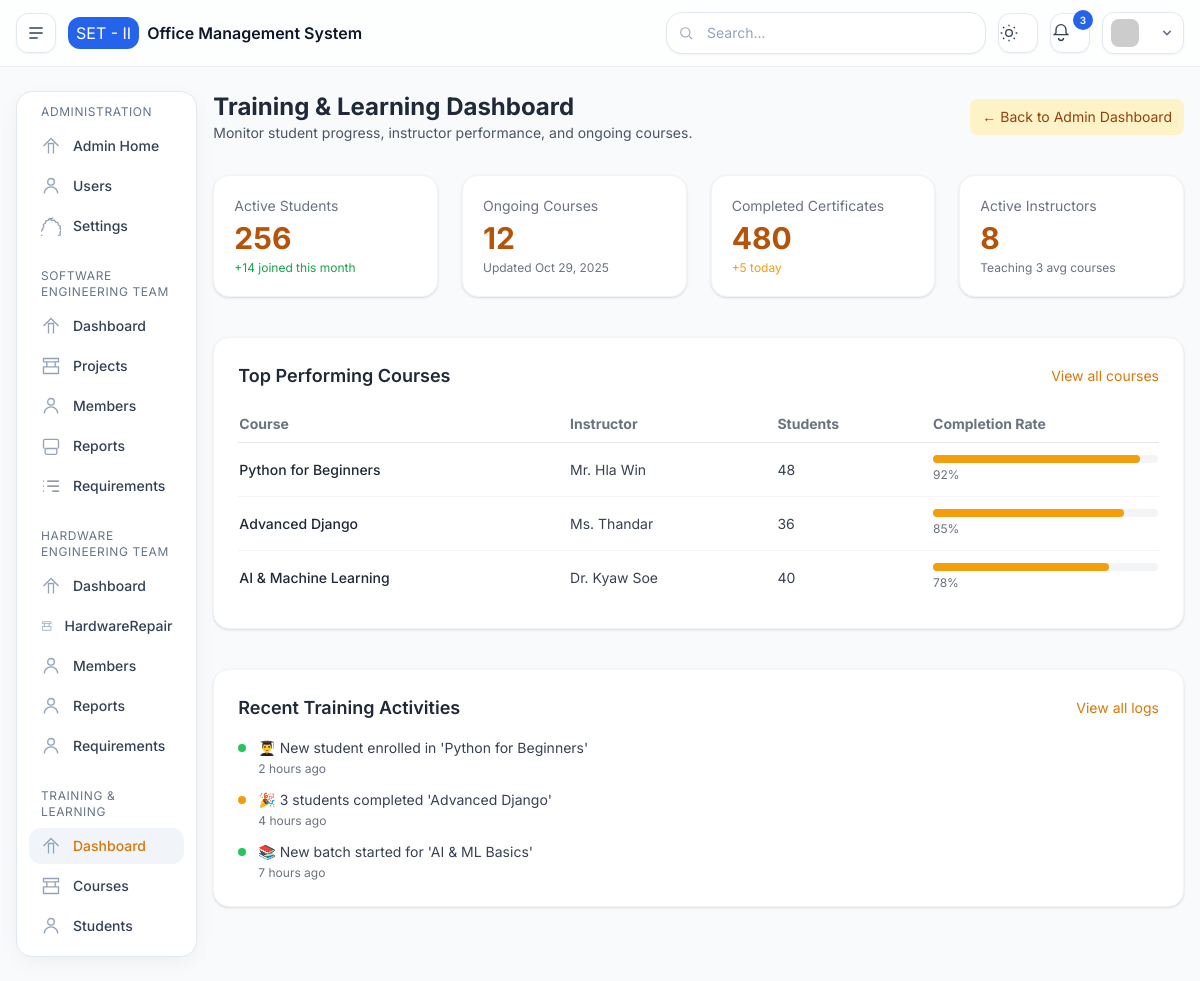
The page /training/ on the database its author committed.
### base/models.py (models this page shows, shortened)
class SystemSettings(models.Model):
    system_name = models.CharField(max_length=100, default="Engineering Management Dashboard")
    organization = models.CharField(max_length=100, default="Software Engineering Team II")
    email_notifications = models.BooleanField(default=True)
    system_warnings = models.BooleanField(default=True)
    weekly_reports = models.BooleanField(default=False)
    session_timeout = models.PositiveIntegerField(default=30)
    updated_at = models.DateTimeField(auto_now=True)

### training/views.py (the view)
# urls.py: path('', views.dashboard, name='het.index'),
def index(request):
    context = {
        "active_menu": "training_index",
        "active_students": 256,
        "new_students_this_month": 14,
        "ongoing_courses": 12,
        "certificates_issued": 480,
        "new_certificates_today": 5,
        "active_instructors": 8,
        "courses_per_instructor": 3,
        "last_course_update": timezone.now() - timedelta(days=1),
        "top_courses": [
            {"name": "Python for Beginners", "instructor": "Mr. Hla Win", "students": 48, "completion_rate": 92},
            {"name": "Advanced Django", "instructor": "Ms. Thandar", "students": 36, "completion_rate": 85},
            {"name": "AI & Machine Learning", "instructor": "Dr. Kyaw Soe", "students": 40, "completion_rate": 78},
        ],
        "recent_activities": [
            {"type": "enroll", "message": "👨‍🎓 New student enrolled in 'Python for Beginners'", "timestamp": timezone.now() - timedelta(hours=2)},
            {"type": "complete", "message": "🎉 3 students completed 'Advanced Django'", "timestamp": timezone.now() - timedelta(hours=4)},
            {"type": "enroll", "message": "📚 New batch started for 'AI & ML Basics'", "timestamp": timezone.now() - timedelta(hours=7)},
        ],
    }
    return render(request, "pages/training/index.html", context)

### templates/pages/training/index.html
{% extends 'layouts/main.html' %}
{% block content %}
<div class="flex justify-between items-center mb-8">
  <div>
    <h1 class="text-2xl font-bold text-gray-800 dark:text-gray-100">
      Training & Learning Dashboard
    </h1>
    <p class="text-gray-600 dark:text-gray-400 text-sm">
      Monitor student progress, instructor performance, and ongoing courses.
    </p>
  </div>
  <a href="{% url 'dashboard' %}"
     class="text-sm bg-amber-100 text-amber-800 dark:bg-amber-900/40 dark:text-amber-300 px-3 py-2 rounded-lg hover:bg-amber-200 dark:hover:bg-amber-800/70 transition">
    ← Back to Admin Dashboard
  </a>
</div>
<section class="grid grid-cols-1 sm:grid-cols-2 lg:grid-cols-4 gap-6 mb-10">
  <div class="bg-white dark:bg-gray-900 p-5 rounded-2xl shadow border border-gray-100 dark:border-gray-800">
    <h3 class="text-sm text-gray-500 dark:text-gray-400">Active Students</h3>
    <div class="text-3xl font-bold text-amber-700 dark:text-amber-400 mt-1">{{ active_students }}</div>
    <p class="text-xs text-green-600 dark:text-green-400 mt-1">+{{ new_students_this_month }} joined this month</p>
  </div>
  <div class="bg-white dark:bg-gray-900 p-5 rounded-2xl shadow border border-gray-100 dark:border-gray-800">
    <h3 class="text-sm text-gray-500 dark:text-gray-400">Ongoing Courses</h3>
    <div class="text-3xl font-bold text-amber-700 dark:text-amber-400 mt-1">{{ ongoing_courses }}</div>
    <p class="text-xs text-gray-500 dark:text-gray-400 mt-1">Updated {{ last_course_update|date:"M j, Y" }}</p>
  </div>
  <div class="bg-white dark:bg-gray-900 p-5 rounded-2xl shadow border border-gray-100 dark:border-gray-800">
    <h3 class="text-sm text-gray-500 dark:text-gray-400">Completed Certificates</h3>
    <div class="text-3xl font-bold text-amber-700 dark:text-amber-400 mt-1">{{ certificates_issued }}</div>
    <p class="text-xs text-amber-500 dark:text-amber-300 mt-1">+{{ new_certificates_today }} today</p>
  </div>
  <div class="bg-white dark:bg-gray-900 p-5 rounded-2xl shadow border border-gray-100 dark:border-gray-800">
    <h3 class="text-sm text-gray-500 dark:text-gray-400">Active Instructors</h3>
    <div class="text-3xl font-bold text-amber-700 dark:text-amber-400 mt-1">{{ active_instructors }}</div>
    <p class="text-xs text-gray-500 dark:text-gray-400 mt-1">Teaching {{ courses_per_instructor }} avg courses</p>
  </div>
</section>
<section class="bg-white dark:bg-gray-900 rounded-2xl shadow border border-gray-100 dark:border-gray-800 p-6 mb-10">
  <div class="flex justify-between items-center mb-4">
    <h2 class="text-lg font-semibold text-gray-800 dark:text-gray-100">Top Performing Courses</h2>
    <a href="#" class="text-sm text-amber-600 dark:text-amber-400 hover:underline">View all courses</a>
  </div>
  <div class="overflow-x-auto">
    <table class="min-w-full text-sm">
      <thead class="border-b border-gray-200 dark:border-gray-700 text-gray-500 dark:text-gray-400">
        <tr>
          <th class="py-2 pr-4 text-left">Course</th>
          <th class="py-2 pr-4 text-left">Instructor</th>
          <th class="py-2 pr-4 text-left">Students</th>
          <th class="py-2 text-left">Completion Rate</th>
        </tr>
      </thead>
      <tbody class="divide-y divide-gray-100 dark:divide-gray-800">
        {% for course in top_courses %}
        <tr class="hover:bg-gray-50 dark:hover:bg-gray-800/50 transition">
          <td class="py-3 pr-4 font-medium text-gray-800 dark:text-gray-200">{{ course.name }}</td>
          <td class="py-3 pr-4 text-gray-700 dark:text-gray-300">{{ course.instructor }}</td>
          <td class="py-3 pr-4 text-gray-700 dark:text-gray-300">{{ course.students }}</td>
          <td class="py-3">
            <div class="w-full bg-gray-100 dark:bg-gray-700 rounded-full h-2">
              <div class="bg-amber-500 dark:bg-amber-400 h-2 rounded-full" style="width: {{ course.completion_rate }}%"></div>
            </div>
            <span class="text-xs text-gray-500 dark:text-gray-400 mt-1 inline-block">{{ course.completion_rate }}%</span>
          </td>
        </tr>
        {% empty %}
        <tr><td colspan="4" class="text-center py-4 text-gray-500 dark:text-gray-400">No course data available.</td></tr>
        {% endfor %}
      </tbody>
    </table>
  </div>
</section>
<section class="bg-white dark:bg-gray-900 rounded-2xl shadow border border-gray-100 dark:border-gray-800 p-6">
  <div class="flex justify-between items-center mb-4">
    <h2 class="text-lg font-semibold text-gray-800 dark:text-gray-100">Recent Training Activities</h2>
    <a href="#" class="text-sm text-amber-600 dark:text-amber-400 hover:underline">View all logs</a>
  </div>
  <ul class="space-y-3 text-sm">
    {% for act in recent_activities %}
    <li class="flex items-start gap-3">
      <span class="h-2 w-2 mt-1.5 rounded-full
        {% if act.type == 'enroll' %}bg-green-500{% elif act.type == 'complete' %}bg-amber-500{% else %}bg-blue-500{% endif %}">
      </span>
      <div>
        <p class="text-gray-700 dark:text-gray-300">{{ act.message }}</p>
        <span class="text-xs text-gray-500 dark:text-gray-400">{{ act.timestamp|timesince }} ago</span>
      </div>
    </li>
    {% empty %}
    <li class="text-gray-500 dark:text-gray-400 text-sm">No recent training activities found.</li>
    {% endfor %}
  </ul>
</section>
{% endblock %}

### templates/layouts/partials/header.html (shortened to what this page needs)
<header
      class="sticky top-0 z-40 border-b border-slate-200/70 bg-white/75 backdrop-blur dark:border-slate-800 dark:bg-slate-900/75">
      <div class="mx-auto flex max-w-12xl items-center gap-3 px-4 py-3">
        <button id="btnSidebar"
          class="inline-flex h-10 w-10 items-center justify-center rounded-xl border border-slate-200 bg-white text-slate-700 shadow-sm hover:bg-slate-50 dark:border-slate-800 dark:bg-slate-900 dark:text-slate-200"
          aria-label="Toggle sidebar">
          <svg xmlns="http://www.w3.org/2000/svg" class="h-5 w-5" viewBox="0 0 24 24" fill="none" stroke="currentColor"
            stroke-width="1.8">
            <path d="M4 6h16M4 12h16M4 18h10" />
          </svg>
        </button>
        <div class="flex items-center gap-2">
          <span class="h-8 w-auto px-2 rounded-xl bg-brand-600 justify-center items-center text-white flex">{{organization|default:"SET - II"}}</span>
          <span class="font-semibold">{{system_name|default:"Office Management System"}}</span>
        </div>
        <div class="ml-auto flex items-center gap-2 sm:gap-3">
          <div class="relative hidden md:block">
            <input type="text" placeholder="Search..."
              class="w-[320px] rounded-2xl border border-slate-200 bg-white px-4 py-2.5 pl-10 text-sm shadow-sm outline-none placeholder:text-slate-400 focus:ring-2 focus:ring-brand-500/30 dark:border-slate-800 dark:bg-slate-900" />
            <svg class="absolute left-3 top-1/2 -translate-y-1/2 h-4 w-4 text-slate-400" viewBox="0 0 24 24" fill="none"
              stroke="currentColor" stroke-width="1.6">
              <circle cx="11" cy="11" r="7" />
              <path d="M21 21l-4.3-4.3" />
            </svg>
          </div>
          <button id="btnTheme"
            class="h-10 w-10 rounded-xl border border-slate-200 bg-white text-slate-700 shadow-sm hover:bg-slate-50 dark:border-slate-800 dark:bg-slate-900 dark:text-slate-200"
            aria-label="Toggle theme">
            <svg class="theme-sun h-5 w-5 block dark:hidden" viewBox="0 0 24 24" fill="none" stroke="currentColor"
              stroke-width="1.6">
              <circle cx="12" cy="12" r="4" />
              <path
                d="M12 2v2m0 16v2M2 12h2m16 0h2M4.9 4.9l1.4 1.4m11.3 11.4l1.4 1.4M4.9 19.1l1.4-1.4m11.3-11.4l1.4-1.4" />
            </svg>
          </button>
          <button
            class="relative h-10 w-10 rounded-xl border border-slate-200 bg-white text-slate-700 shadow-sm hover:bg-slate-50 dark:border-slate-800 dark:bg-slate-900 dark:text-slate-200"
            aria-label="Notifications">
            <svg class="h-5 w-5" viewBox="0 0 24 24" fill="none" stroke="currentColor" stroke-width="1.6">
              <path d="M6 8a6 6 0 1 1 12 0v4l2 2H4l2-2V8" />
              <path d="M9 18a3 3 0 0 0 6 0" />
            </svg>
            <span
              class="absolute -right-1 -top-1 inline-flex h-5 min-w-[20px] items-center justify-center rounded-full bg-brand-600 px-1.5 text-[10px] font-semibold text-white">3</span>
          </button>
          <div class="relative">
            <button id="profileDropdownBtn" class="flex items-center gap-2 rounded-xl border border-slate-200 bg-white px-2 py-1.5 shadow-sm md:flex dark:border-slate-800 dark:bg-slate-900">
              <img class="h-7 w-7 rounded-lg" src="https://i.pravatar.cc/48?img=13" alt="avatar" />
              <svg xmlns="http://www.w3.org/2000/svg" class="h-4 w-4 ml-1 text-slate-500" viewBox="0 0 20 20" fill="currentColor">
                <path fill-rule="evenodd" d="M5.293 7.293a1 1 0 011.414 0L10 10.586l3.293-3.293a1 1 0 111.414 1.414l-4 4a1 1 0 01-1.414 0l-4-4a1 1 0 010-1.414z" clip-rule="evenodd" />
              </svg>
            </button>
          </div>
        </div>
      </div>
    </header>

### templates/layouts/main.html (style rules this page uses)
body { font-family: 'Inter', sans-serif; }

### rows shown on the page
SystemSettings: organization "SET - II", system_name "Office Management System", updated_at "Oct 29, 2025"

### other values the page prints
{{ active_students }} "256"
{{ new_students_this_month }} "14"
{{ ongoing_courses }} "12"
{{ certificates_issued }} "480"
{{ new_certificates_today }} "5"
{{ active_instructors }} "8"
{{ courses_per_instructor }} "3"
{{ course.name }} "Python for Beginners" "Advanced Django" "AI & Machine Learning"
{{ course.instructor }} "Mr. Hla Win" "Ms. Thandar" "Dr. Kyaw Soe"
{{ course.students }} "48" "36" "40"
{{ course.completion_rate }} "92" "85" "78"
{{ act.message }} "👨‍🎓 New student enrolled in 'Python for Beginners'" "🎉 3 students completed 'Advanced Django'" "📚 New batch started for 'AI & ML Basics'"
{{ act.timestamp|timesince }} "2 hours" "4 hours" "7 hours"
